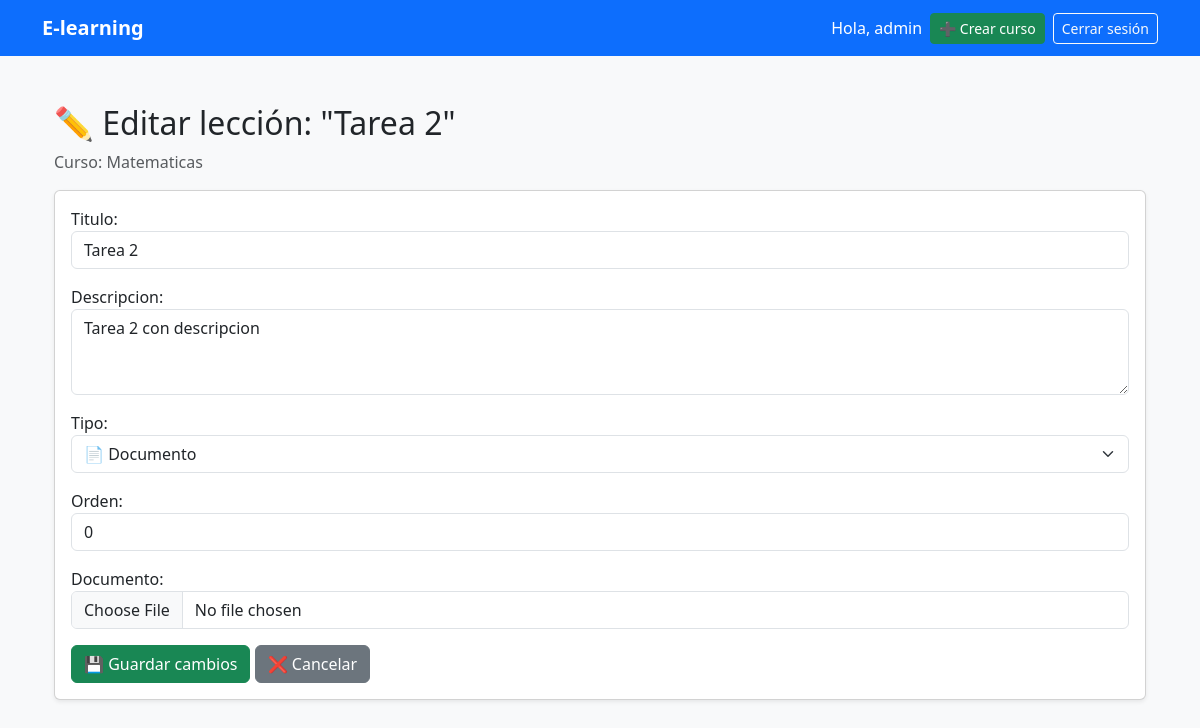
The page /leccion/2/editar/ (signed in) on the database its author committed.
### accounts/models.py (models this page shows, shortened)
class User(AbstractUser):
    ROLES = (
        ('student', 'Estudiante'),
        ('teacher', 'Instructor'),
        ('admin', 'Administrador'),
    )
    role = models.CharField(max_length=20, choices=ROLES, default='student')

### courses/models.py (models this page shows, shortened)
class Leccion(models.Model):
    TIPOS = (
        ('video', '📹 Video'),
        ('documento', '📄 Documento'),
        ('texto', '📝 Texto/Artículo'),
    )
    curso = models.ForeignKey(Curso, on_delete=models.CASCADE, related_name='lecciones')
    titulo = models.CharField(max_length=200)
    descripcion = models.TextField(blank=True)
    tipo = models.CharField(max_length=20, choices=TIPOS, default='texto')
    orden = models.PositiveIntegerField(default=0)
    video_url = models.URLField(blank=True, null=True, help_text="URL de YouTube o Vimeo")
    documento = models.FileField(upload_to='lecciones/documentos/', blank=True, null=True)
    contenido_texto = models.TextField(blank=True, help_text="Contenido HTML permitido")
    fecha_creacion = models.DateTimeField(auto_now_add=True)
    class Meta:
        verbose_name = 'Lección'
        verbose_name_plural = 'Lecciones'
        ordering = ['orden', 'fecha_creacion']

class Curso(models.Model):
    titulo = models.CharField(max_length=100)
    descripcion = models.TextField()
    instructor = models.CharField(max_length=100)
    fecha_creacion = models.DateField(auto_now_add=True)
    imagen = models.ImageField(upload_to='cursos/', blank=True, null=True)
    class Meta:
        verbose_name = 'Curso'
        verbose_name_plural = 'Cursos'

### courses/views.py (the view)
# urls.py: path('leccion/<int:leccion_id>/editar/', editar_leccion, name='editar_leccion'),
@login_required
def editar_leccion(request, leccion_id):
    leccion = get_object_or_404(Leccion, id=leccion_id)
    curso = leccion.curso
    if request.user.role not in ['teacher', 'admin']:
        messages.error(request, 'No tienes permiso para editar lecciones')
        return redirect('detalle_curso', course_id=curso.id)
    if request.method == "POST":
        form = LeccionForm(request.POST, request.FILES, instance=leccion)
        if form.is_valid():
            form.save()
            messages.success(request, f'Lección "{leccion.titulo}" actualizada')
            return redirect('detalle_curso', course_id=curso.id)
    else:
        form = LeccionForm(instance=leccion)
    return render(request, 'courses/editar_leccion.html', {
        'form': form,
        'leccion': leccion,
        'curso': curso
    })

### courses/forms.py (shortened to what this page needs)
class LeccionForm(forms.ModelForm):
    class Meta:
        model = Leccion
        fields = ['titulo', 'descripcion', 'tipo', 'orden', 'video_url', 'documento', 'contenido_texto']
        widgets = {
            'titulo': forms.TextInput(attrs={'class': 'form-control'}),
            'descripcion': forms.Textarea(attrs={'class': 'form-control', 'rows': 3}),
            'tipo': forms.Select(attrs={'class': 'form-select'}),
            'orden': forms.NumberInput(attrs={'class': 'form-control', 'min': 0}),
            'video_url': forms.URLInput(attrs={'class': 'form-control', 'placeholder': 'https://youtube.com/watch?v=...'}),
            'documento': forms.FileInput(attrs={'class': 'form-control'}),
            'contenido_texto': forms.Textarea(attrs={'class': 'form-control', 'rows': 8}),
        }

### courses/templates/courses/editar_leccion.html (shortened to what this page needs)
{% extends "base.html" %}
{% block content %}
<div class="container py-4">
    <h2>✏️ Editar lección: "{{ leccion.titulo }}"</h2>
    <p class="text-muted">Curso: {{ curso.titulo }}</p>
    <div class="card shadow-sm">
        <div class="card-body">
            <form method="POST" enctype="multipart/form-data">
                {{ form.as_p }}
                <div class="mt-3">
                    <button class="btn btn-success" type="submit">💾 Guardar cambios</button>
                    <a href="{% url 'detalle_curso' curso.id %}" class="btn btn-secondary">❌ Cancelar</a>
                </div>
            </form>
        </div>
    </div>
</div>
{% endblock %}

### templates/base.html (shortened to what this page needs)
{% load static %}
<!DOCTYPE html>
<html lang="es">
<head>
  <link href="https://cdn.jsdelivr.net/npm/bootstrap@5.3.3/dist/css/bootstrap.min.css" rel="stylesheet">
</head>
<body class="bg-light">
  <nav class="navbar navbar-expand-lg navbar-dark bg-primary">
    <div class="container">
      <a class="navbar-brand fw-bold" href="/">E-learning</a>
      <div class="collapse navbar-collapse" id="menu">
        <ul class="navbar-nav ms-auto align-items-center">
          {% if request.user.is_authenticated %}
            <li class="nav-item me-2">
              <span class="navbar-text text-white">Hola, {{ request.user.username }}</span>
            </li>
            {% if request.user.role == 'teacher' or request.user.role == 'admin' %}
              <li class="nav-item me-2">
                <a href="{% url 'crear_curso' %}" class="btn btn-success btn-sm">➕ Crear curso</a>
              </li>
            {% endif %}
            <li class="nav-item">
              <a class="btn btn-outline-light btn-sm" href="{% url 'logout' %}">Cerrar sesión</a>
            </li>
          {% endif %}
        </ul>
      </div>
    </div>
  </nav>
  <main class="container py-4">
    {% block content %}
    {% endblock %}
  </main>
</body>
</html>

### rows shown on the page
User: user.username "admin"
Leccion: titulo "Tarea 2", descripcion "Tarea 2 con descripcion", tipo "📄 Documento", orden "0"
Curso: titulo "Matematicas"
